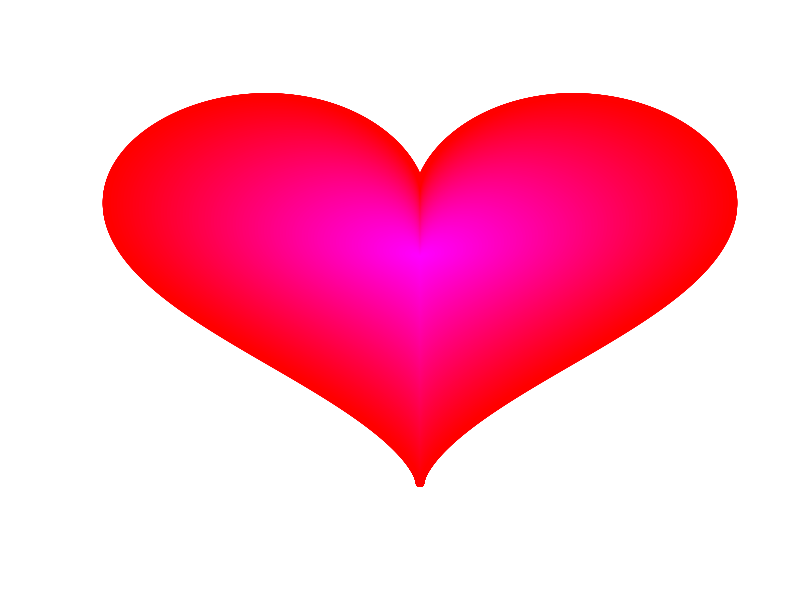

Generate this figure with R:
#Program:HeartDraw.R
#Author: Jonathan Fivelsdal
#Date: 6/30/2014


library(shape)

tHeart <- seq(-pi,pi,.001)

xH <- 16 * (sin(tHeart))^3

yH <- 13 * cos(tHeart) - 5 * cos(2* tHeart) - 2*cos(3*tHeart) - cos(4*tHeart)

heartFrame <- cbind(xH,yH)

plot(heartFrame,col = "red",axes = FALSE,xlab = "",ylab = "")

filledshape(heartFrame,col = shadepalette(n = 100, endcol = "red", inicol = "magenta", 
                                          interval = c(0.0, 1.0)))
